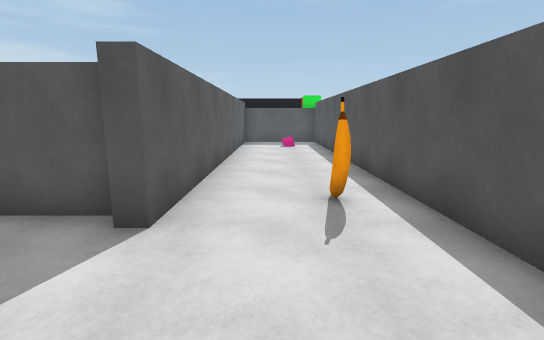
view 1 (above)

17 first-person views from a walk through a Unity game level. The camera is 1.4 m above the floor, tilts 10° down and sees 85° across. The floor is counted in squares, 1 m on a side. Each view is taken from the middle of a square. On the plan, view 1 faces up. The plan holds only what a view shows up to about 14 squares ahead; the rest is blank. The place goes on beyond the plan. The player character is not drawn.

view 2
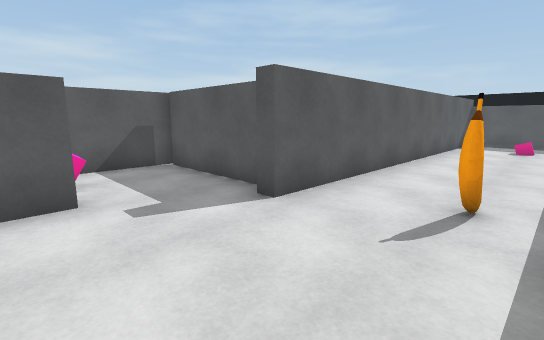

view 3
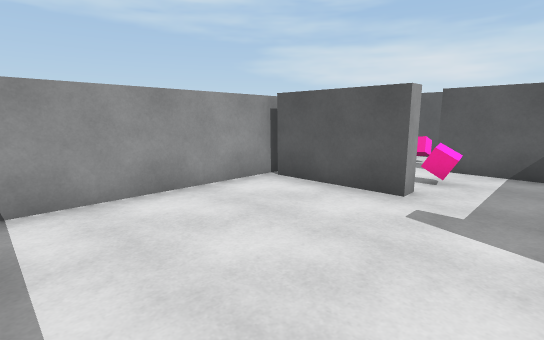

view 4
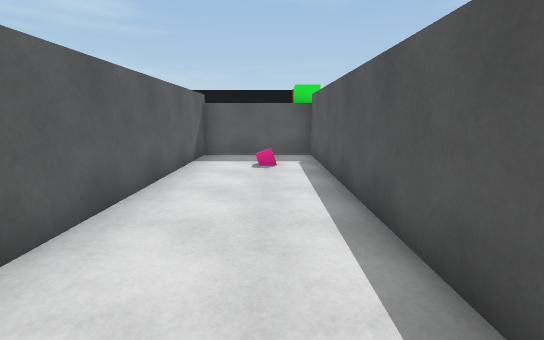

view 5
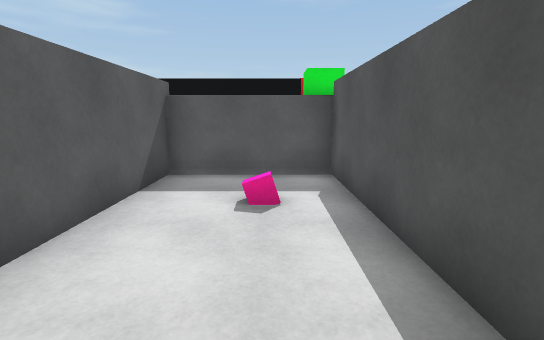

view 6
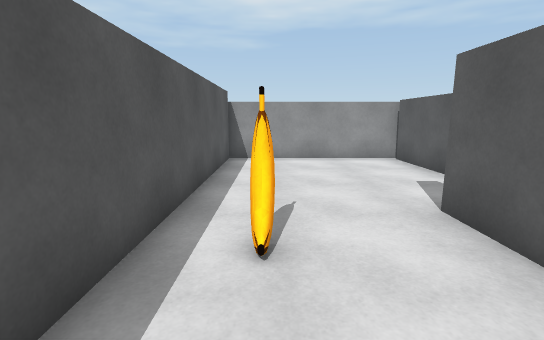

view 7
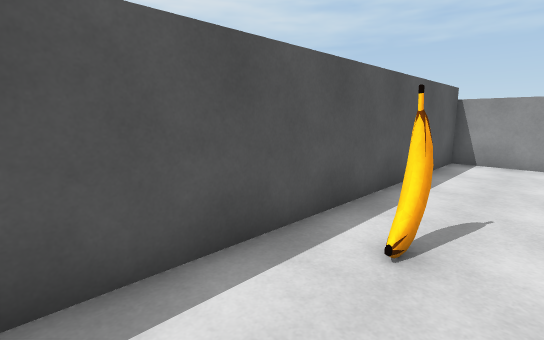

view 8
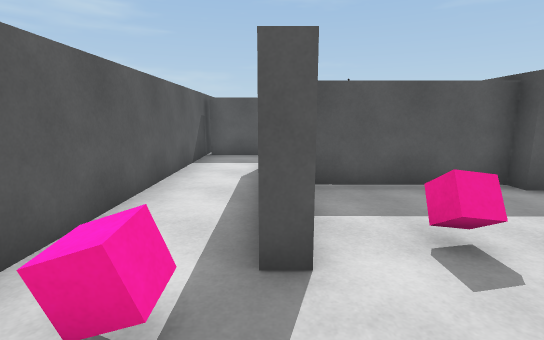

view 9
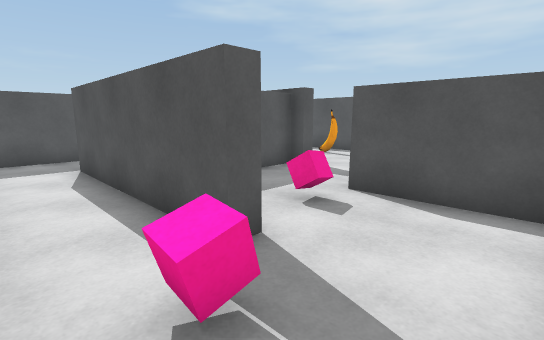

view 10
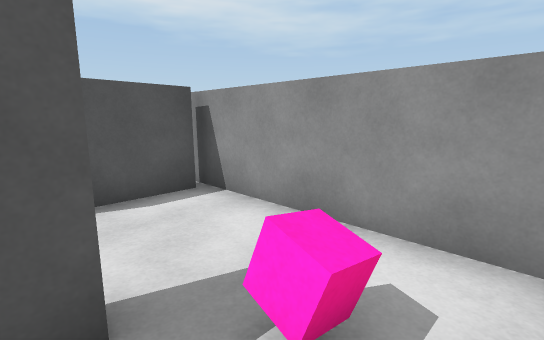

view 11
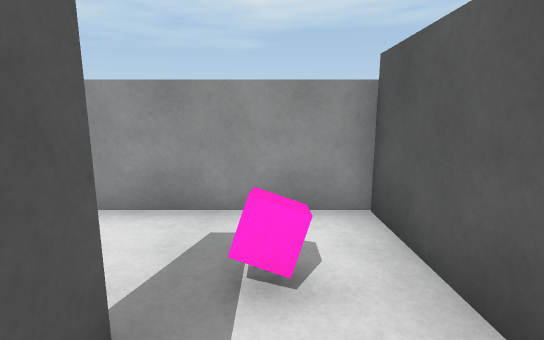

view 12
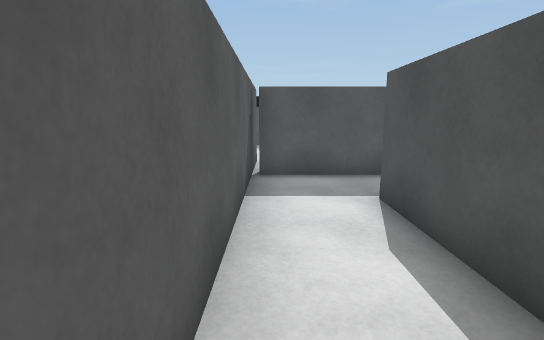

view 13
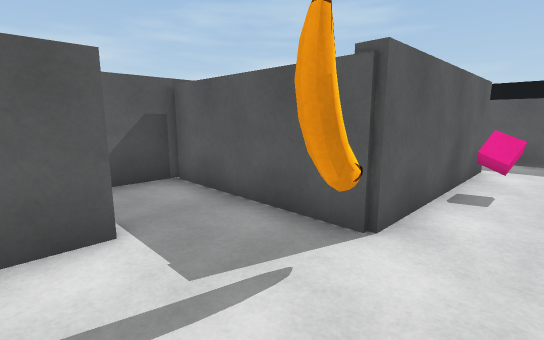

view 14
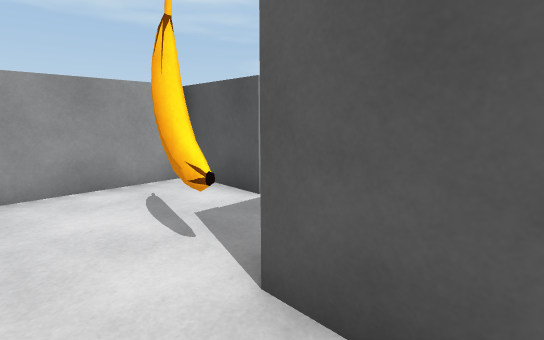

view 15
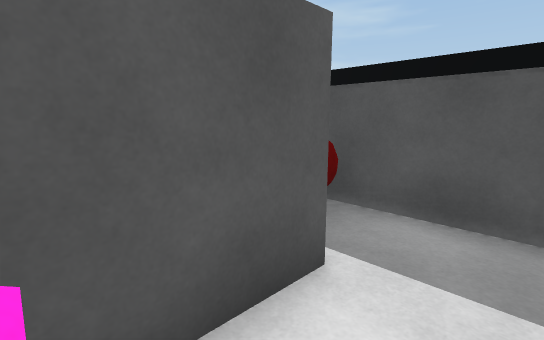

view 16
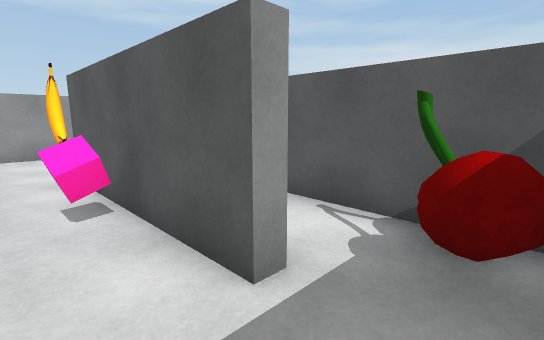

view 17
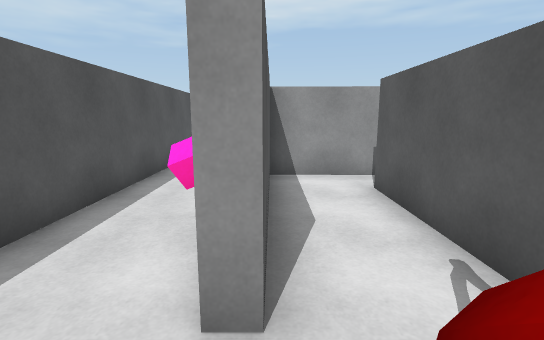

### Floor plan
Points are (right, up) in squares from view 1. A wall is a line through its corners. A room is listed if a view was taken in it or the views show most of it. See-through windows are left out.
Room 1 (views 1, 2, 3, 4, 5, 6, 7)
walls: (-2, 4.1) (-4.4, 4.1); (-3.8, 1) (-3.3, 1) (-3.2, -2); (-3.5, -2.4) (2.5, -2.4) (2.5, 17.4) (-1.6, 17.4) (-1.6, 3.6) (-2, 3.6)
ways out: opening at (-3.5, 2.5) to room 5
objects: banana (1, 5); pink cube (1, 15)
Room 2 (views 8, 9, 10, 11, 12)
walls: (-6.6, 1.6) (-6.6, 0.6) (-7.1, 0.6) (-7.1, 7.1); (-3.7, -2.2) (-3.8, 1); (-6.4, 9.2) (-9.3, 9.3); (-9.5, 11.6) (-9.5, -2.4) (-3.5, -2.4)
ways out: opening at (-7, 8) to room 3; opening at (-5.5, 1) to room 5; gap at (-9, 9)
objects: pink cube (-8, 0); pink cube (-5, 1)
Room 3 (views 13, 14, 15, 16, 17)
walls: (-4.9, 15.3) (-4.5, 15.3) (-4.5, 9.2) (-6.4, 9.2); (-6.6, 7.1) (-6.6, 4.6); (-2, 5.9) (-2, 14); (-3.1, 17.4) (-6, 17.4); (-6.2, 4.7) (-3.1, 4.6)
ways out: opening at (-7, 8) to room 2; opening at (-5, 16.5) to room 4
objects: banana (-4, 8); pink cube (-4, 13)
Room 4 (no view inside)
walls: (-7.1, 16.9) (-7.1, 11.1); (-4.9, 11) (-4.9, 15.3); (-7.6, 9.8) (-4.9, 9.7)
ways out: opening at (-5, 16.5) to room 3
objects: other object (-6, 16) to (-6, 17)
Room 5 (no view inside)
walls: (-6.6, 4.6) (-6.6, 1.6); (-4.4, 4.1) (-6.3, 4.1)
ways out: opening at (-3.5, 2.5) to room 1; opening at (-5.5, 1) to room 2

Where each view was taken, in squares from view 1:
view 1: 0 up, 0 right, facing up
view 2: 0 up, 2 right, facing up-left
view 3: 3 up, 2 right, facing down-left
view 4: 6 up, 1 right, facing up
view 5: 10 up, 1 right, facing up
view 6: 8 up, 1 right, facing down
view 7: 8 up, 0 right, facing down-right
view 8: 2 down, 7 left, facing up
view 9: 2 down, 9 left, facing up-right
view 10: 1 up, 9 left, facing down-right
view 11: 2 up, 8 left, facing down
view 12: 2 up, 9 left, facing up
view 13: 6 up, 3 left, facing up-left
view 14: 11 up, 3 left, facing down-left
view 15: 13 up, 3 left, facing up-left
view 16: 17 up, 3 left, facing down-left
view 17: 17 up, 5 left, facing down
